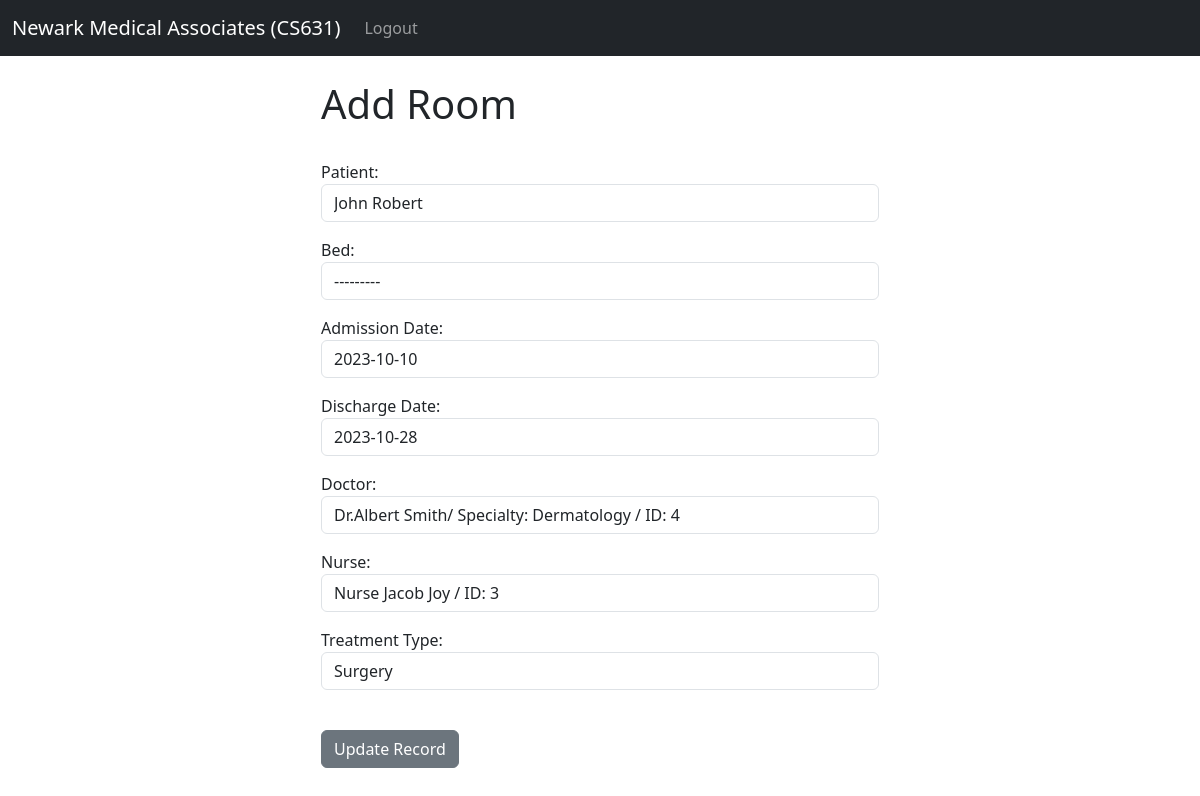
/in_patient_management/update_inpatient/2 (signed in), run on the app's committed database.
### website/models.py (models this page shows, shortened)
class InPatient(models.Model):
    patient = models.ForeignKey(Patient, on_delete=models.CASCADE)
    bed = models.ForeignKey(Bed, on_delete=models.CASCADE)
    admission_date = models.DateField()
    discharge_date = models.DateField(null=True, blank=True)
    doctor = models.ForeignKey(Doctor, on_delete=models.SET_NULL, null=True, blank=True)
    nurse = models.ForeignKey(Nurse, on_delete=models.SET_NULL,null=True,blank=True)
    treatment_type = models.CharField(max_length=20, choices=[("General", "General"),
                                                              ("Surgery", "Surgery")], default='General')

### website/views.py (the view)
# urls.py: path('in_patient_management/update_inpatient/<int:pk>', views.update_inpatient, name='update_inpatient'),
def update_inpatient(request, pk):
    if request.user.is_authenticated:
        current_inpatient = InPatient.objects.get(id=pk)
        form = AddInPatientForm(request.POST or None, instance=current_inpatient)
        if form.is_valid():
            form.save()
            messages.success(request, "InPatient record updated.")
            return redirect('inpatient_table')
        return render(request, 'in_patient_managements/update_inpatient.html', {'form': form})
    else:
        messages.success(request, "This action requires the user to be logged in.")
        return redirect('home')

### website/models.py (called while the page is built)
	def __str__(self):
		return(f"{self.first_name} {self.last_name}")

	def __str__(self):
		return(f"Dr.{self.first_name} {self.last_name}/ Specialty: {self.specialty} / ID: {self.id} ")

	def __str__(self):
		return(f"Nurse {self.first_name} {self.last_name} / ID: {self.id} ")

    def __str__(self):
        return f"Room {self.room_number}, Floor {self.floor}"

    def __str__(self):
        return f"Bed {self.bed_number} in {self.room}"

### website/templates/in_patient_managements/update_inpatient.html (shortened to what this page needs)
{% extends 'base.html' %}
{% block content %}
<div class="col-md-6 offset-md-3">
<h1>Add Room</h1>
<br/>
<form method="POST">
	{{ form.as_p }}
<br/>
  <button type="submit" class="btn btn-secondary">Update Record</button>
</form>
</div>
{% endblock %}

### data on the page
InPatient: patient "John Robert", bed "---------", admission_date "2023-10-10", discharge_date "2023-10-28", doctor "Dr.Albert Smith/ Specialty: Dermatology / ID: 4", nurse "Nurse Jacob Joy / ID: 3", treatment_type "Surgery"
